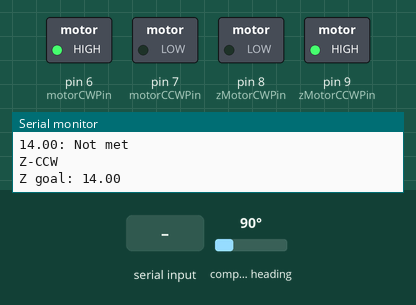
This sketch was run on a simulated Arduino Uno, built with avr-gcc and run on an emulated ATmega328P. Parts: switched loads named in the sketch (green lamp = pin HIGH), the last lines printed to the serial monitor. The test bench sets the inputs (shaded band); at power-on: compass heading 90°.

Above: at 1.8 s.
1.9 s: compass heading set to 163°
3.6 s: compass heading set to 172°
At 4.8 s:
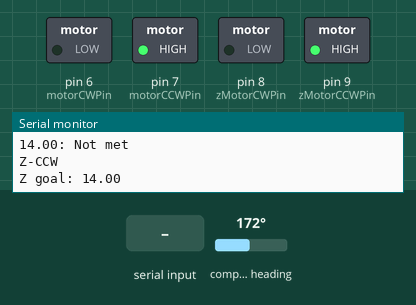
5.1 s: compass heading set to 341°
6.6 s: compass heading set to 348°
At 8.0 s:
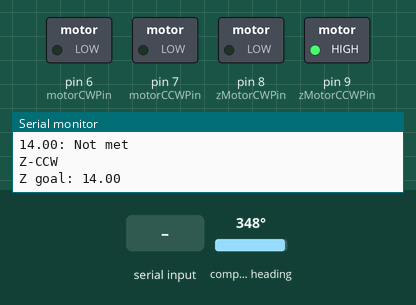
10.5 s: "90,45>" received over Serial
At 11.9 s:
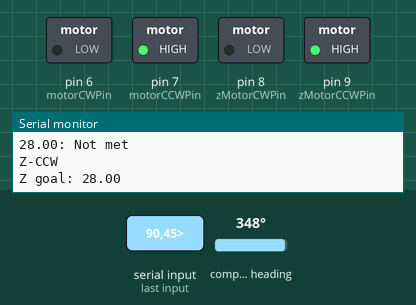
Timing chart, 0 to 13.4 s (numbered marks = the images above; inputs shaded):
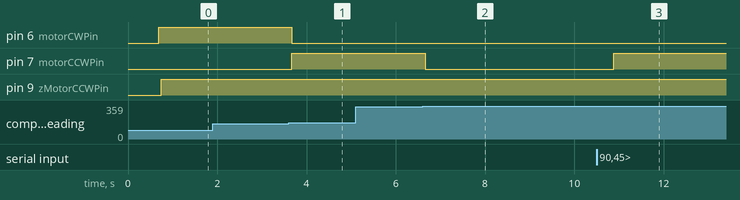

Measured:
- the behaviour switches between 166 and 167° on compass heading (found by bisection; images 0 and 1)
- the behaviour switches between 347 and 348° on compass heading (found by bisection; images 1 and 2)
- after the input at 3.6 s, pin 6 (motorCWPin): HIGH → LOW after 0.07 s; pin 7 (motorCCWPin): LOW → HIGH after 0.07 s
- after the input at 6.6 s, pin 7 (motorCCWPin): HIGH → LOW after 0.07 s
- after the input at 10.5 s, pin 7 (motorCCWPin): LOW → HIGH after 0.39 s

The sketch:

Ardubits.ino
```cpp
#include <Wire.h>
#include <Stepper.h>
#include <Adafruit_Sensor.h>
#include <Adafruit_HMC5883_U.h>
#include <String.h>

//SDA green A4
//SCL orange A5wX
/* Assign a unique ID to this sensor at the same time */
Adafruit_HMC5883_Unified mag = Adafruit_HMC5883_Unified(12345);

// CW -> 0
// CCW -> 1

float azimuth = 0.0;
float elevation = 0.0;
//String bulkData = "HELO FOFOFOF";

//float vecX = 0.0;
//float vecY = 0.0;
//float vecZ = 0.0;

float zGoal;

const float zeroDegrees = 14;
const float ninetyDegrees = 42.92;
const float hundredeightyDegrees = -14;
const float twoseventyDegrees = -42.55;

const int motorCCWPin = 7;
const int motorCWPin = 6;

const int zMotorCCWPin = 9;
const int zMotorCWPin = 8;

void getStuff();

void zMotorCW();
void zMotorCCW();
void zMotorStart();
float degreesToMagnet(float degrees);
void zMoveMotorGoal(float zGoal, float zDegrees);

void motorStop();
void motorCCW();
void motorCW();

//#define STEPS 2048
//Stepper stepper(STEPS, 8, 9, 10, 11);
void moveMotorAzmuthGoal(float goal, float heading);
bool goalCompare(float goal, float heading);


void displaySensorDetails(void)
{
  //XY motor pins
  pinMode(motorCCWPin, OUTPUT);
  pinMode(motorCWPin, OUTPUT);

  //z motor pins
  pinMode(zMotorCCWPin, OUTPUT);
  pinMode(zMotorCWPin, OUTPUT);

  sensor_t sensor;
  mag.getSensor(&sensor);
  Serial.println("------------------------------------");
  Serial.print  ("Sensor:       "); Serial.println(sensor.name);
  Serial.print  ("Driver Ver:   "); Serial.println(sensor.version);
  Serial.print  ("Unique ID:    "); Serial.println(sensor.sensor_id);
  Serial.print  ("Max Value:    "); Serial.print(sensor.max_value); Serial.println(" uT");
  Serial.print  ("Min Value:    "); Serial.print(sensor.min_value); Serial.println(" uT");
  Serial.print  ("Resolution:   "); Serial.print(sensor.resolution); Serial.println(" uT");
  Serial.println("------------------------------------");
  Serial.println("");
  delay(500);
}


void setup(void)
{
  Serial.begin(9600);
  Serial.println("HMC5883 Magnetometer Test"); Serial.println("");

  /* Initialise the sensor */
  if(!mag.begin())
  {
    /* There was a problem detecting the HMC5883 ... check your connections */
    Serial.println("Ooops, no HMC5883 detected ... Check your wiring!");
    while(1);
  }

  /* Display some basic information on this sensor */
  displaySensorDetails();

  //stepper.setSpeed(15);
}


void loop(void)
{

  if (Serial.available() > 0) {
    //read until terminating character
    String bulkData = Serial.readStringUntil('>');

    //delete any extra stuff
    if (bulkData.startsWith(">")) {
      bulkData = bulkData.substring(1);
    }

    //parse data for all of wanted variables:

    //get index of azimuth section of stuff
    int comma = bulkData.indexOf(',');
    azimuth = bulkData.substring(0, comma).toFloat();
    bulkData = bulkData.substring(comma + 1);

    //elevation
    comma = bulkData.indexOf(',');
    elevation = bulkData.substring(0, comma).toFloat();
    bulkData = bulkData.substring(comma + 1);

    /*
    //x
    comma = bulkdata.indexOf(',');
    vecX = bulkdata.substring(0, comma).toFloat();
    bulkdata = bulkdata.substring(comma + 1);

    //y
    comma = bulkdata.indexOf(',');
    vecY = bulkdata.substring(0, comma).toFloat();
    bulkdata = bulkdata.substring(comma + 1);

    //z
    comma = bulkdata.indexOf(',');
    vecZ = bulkdata.substring(0, comma).toFloat();
    */

    //print out values:
    Serial.print("Azimuth: ");
    Serial.print(azimuth);
    Serial.print(" | Elevation: ");
    Serial.println(elevation);
  }
  /* Get a new sensor event */
  sensors_event_t event;
  mag.getEvent(&event);

  //COMPASS STUFF

  /* Display the results (magnetic vector values are in micro-Tesla (uT)) */
  Serial.print("X: "); Serial.print(event.magnetic.x); Serial.print("  ");
  Serial.print("Y: "); Serial.print(event.magnetic.y); Serial.print("  ");
  Serial.print("Z: "); Serial.print(event.magnetic.z); Serial.print("  ");Serial.println("uT");

  // Hold the module so that Z is pointing 'up' and you can measure the heading with x&y
  // Calculate heading when the magnetometer is level, then correct for signs of axis.
  float heading = atan2(event.magnetic.y, event.magnetic.x);

  // Once you have your heading, you must then add your 'Declination Angle', which is the 'Error' of the magnetic field in your location.
  // Find yours here: http://www.magnetic-declination.com/
  // Mine is: -13* 2' W, which is ~13 Degrees, or (which we need) 0.22 radians
  // If you cannot find your Declination, comment out these two lines, your compass will be slightly off.
  float declinationAngle = 0.22;
  heading += declinationAngle;

  // Correct for when signs are reversed.
  if(heading < 0)
    heading += 2*PI;

  // Check for wrap due to addition of declination.
  if(heading > 2*PI)
    heading -= 2*PI;

  // Convert radians to degrees for readability.
  float headingDegrees = heading * 180/M_PI;


  Serial.print("Heading (degrees): "); Serial.println(headingDegrees);

  //MOTOR STUFF XY MOVEMENT
  if(!goalCompare(azimuth, headingDegrees)){
   moveMotorAzmuthGoal(azimuth, headingDegrees);
  }
  else {
    Serial.println("XY Goal Met!");
    motorStop();
  }

  zGoal = degreesToMagnet(elevation);

  if(!goalCompare(zGoal, event.magnetic.z)) {
    zMoveMotorGoal(zGoal, event.magnetic.z);
    Serial.print("Z goal: ");
    Serial.println(zGoal);
  }
  else {
    Serial.println("Z Goal met");
    zMotorStop();
  }


  Serial.println("");
  delay(500);
}

bool goalCompare(float goal, float heading){
  float headingPlus = heading + 5;
  /*x
  if(headingPlus > 359.99){
    headingPlus = headingPlus - 360;
  }
  */
  float headingMinus = heading - 5;
  /*
  if(headingMinus < 0){
    headingMinus = headingMinus + 360;
  }
  */
  /*
  Serial.print("Range: " );
  Serial.print(headingMinus);
  Serial.print(" : ");
  Serial.println(headingPlus);
  //Serial.println(headingPlus);
  */

  if((goal < headingPlus)&&(goal > headingMinus)){
    Serial.println("Goal met!");
    return true;
  }
  else{
    Serial.print(goal);
    Serial.println(": Not met");
    return false;
  }

  Serial.println("");
}


void moveMotorAzmuthGoal(float goal, float heading){
  float oppositeHeading = heading + 180;
  if(oppositeHeading > 359){
    oppositeHeading = oppositeHeading - 360;
  }
  if(heading < 180){
    if(goal > heading){
      if(goal > oppositeHeading){
        //turn CW
        //Serial.println("CW");
        //stepper.step(50);
        motorCW();
      }
      if(goal < oppositeHeading){
        //turn CCW
        //Serial.println("CCW");
        //stepper.step(-50);
        motorCCW();
      }
    }
    //goal will then be less than heading
    else if(goal < heading){
      if(goal > oppositeHeading){
        //turn CCW
        //Serial.println("CCW");
        //stepper.step(-50);
        motorCCW();
      }
      if(goal < oppositeHeading){
        //turn CW
        //Serial.println("CW");
        //stepper.step(50);
        motorCW();
      }
    }
  }
  else{
    if(goal > heading){
      if(goal > oppositeHeading){
        //turn CCW
        Serial.println("CCW");
        //stepper.step(-50);
        motorCCW();
      }
      if(goal < oppositeHeading){
        //turn CW
        Serial.println("CW");
        //stepper.step(50);
        motorCW();
      }
    }
    //goal will then be less than heading
    else if(goal < heading){
      if(goal > oppositeHeading){
        //turn CW
        //Serial.println("CW");
        //stepper.step(50);
        motorCW();
      }
      if(goal < oppositeHeading){
        //turn CCW
        //Serial.println("CCW");
        //stepper.step(-50);
        motorCCW();
      }
    }
  }
}

void motorCW(){
  Serial.println("XY-CW");
  digitalWrite(motorCCWPin, LOW);
  digitalWrite(motorCWPin, HIGH);
}

void motorCCW(){
  Serial.println("XY-CCW");
  digitalWrite(motorCCWPin, HIGH);
  digitalWrite(motorCWPin, LOW);
}

void motorStop(){
  digitalWrite(motorCCWPin, LOW);
  digitalWrite(motorCWPin, LOW);
}

void zMotorCW(){
  Serial.println("Z-CW");
  digitalWrite(zMotorCCWPin, LOW);
  digitalWrite(zMotorCWPin, HIGH);
}

void zMotorCCW(){
  Serial.println("Z-CCW");
  digitalWrite(zMotorCCWPin, HIGH);
  digitalWrite(zMotorCWPin, LOW);
}

void zMotorStop(){
  digitalWrite(zMotorCCWPin, LOW);
  digitalWrite(zMotorCWPin, LOW);
}

float degreesToMagnet(float degrees) {
  //First make it the absolute value of degrees
  float newDegrees = 0;
  if(degrees < 0) {
    degrees = degrees + 360;
  }

  if((degrees >= 0) && (degrees <= 90)) {
    newDegrees = map(degrees, 0, 90, zeroDegrees, ninetyDegrees);
  }
  else if((degrees > 90) && (degrees < 180)) {
    newDegrees = map(degrees, 90, 180, ninetyDegrees, hundredeightyDegrees);
  }
  else if((degrees >= 180) && (degrees <= 270)) {
    newDegrees = map(degrees, 180, 270, hundredeightyDegrees, twoseventyDegrees);
  }
  else if ((degrees > 270) && (degrees <= 360)) {
    newDegrees = map(degrees, 270, 360, twoseventyDegrees, zeroDegrees);
  }

  Serial.print("Degrees: ");
  Serial.print(degrees);
  Serial.print(" NewDegrees: ");
  Serial.println(newDegrees);

  return newDegrees;

  //degrees = map(degrees, fromLow, fromHigh, toLow, toHigh);
}

void zMoveMotorGoal(float zGoal, float zDegrees) {
  float posGoal = zGoal;
  if (zGoal < 0) {
    posGoal = zGoal * -1;
  }

  float posDegrees = zDegrees;
    if (zDegrees < 0) {
    posGoal = zDegrees * -1;
  }
  if((posGoal - posDegrees) < 0) {
    //current position is greater than goal, therefore
    zMotorCW();
  }
  else {
    //current position is less than goal
    zMotorCCW();
  }

}
```
